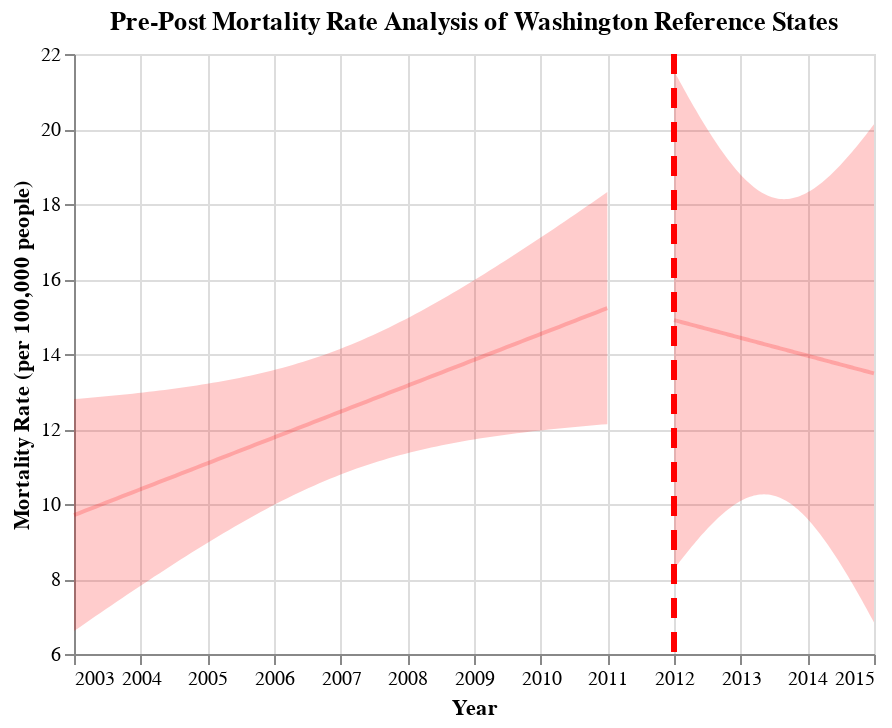

Notebook cell for this chart:
### Code cell
## Generate Pre-Post Graphs for WA reference states
fit, reg_chart_pre_WA_ref = get_reg_fit_WA_ref(
    death_data_WA_ref_subset_grouped_pre, 
    yvar="average_deaths_state", 
    xvar="YEAR", 
    alpha=0.05
)

fit, reg_chart_post_WA_ref = get_reg_fit_WA_ref(
    death_data_WA_ref_subset_grouped_post, 
    yvar="average_deaths_state", 
    xvar="YEAR", 
    alpha=0.05
)

## Create line post-policy implementation
line_2012 = alt.Chart(pd.DataFrame({'x': [2012]})).mark_rule(strokeDash=[10, 7], color = "red", strokeWidth=3).encode(x='x')

## Generate final pre-post graph for WA reference states
pre_post_WA_ref = reg_chart_pre_WA_ref + reg_chart_post_WA_ref + line_2012
pre_post_WA_ref.properties(title="Pre-Post Mortality Rate Analysis of Washington Reference States")

### Figure 1 — Vega-Lite specification as saved in the notebook (floating-point values rounded to 4 significant figures)
{"config": {"view": {"continuousWidth": 400, "continuousHeight": 300}}, "layer": [{"mark": {"type": "errorband", "color": "red", "opacity": 0.2}, "encoding": {"x": {"field": "YEAR", "type": "quantitative"}, "y": {"field": "ci_low", "title": "", "type": "quantitative"}, "y2": {"field": "ci_high"}}}, {"mark": {"type": "line", "color": "red", "opacity": 0.2}, "encoding": {"x": {"axis": {"format": "T", "title": "Year"}, "field": "YEAR", "scale": {"zero": false}, "type": "quantitative"}, "y": {"field": "average_deaths_state", "scale": {"zero": false}, "title": "Mortality Rate (per 100,000 people)", "type": "quantitative"}}}, {"layer": [{"mark": {"type": "errorband", "color": "red", "opacity": 0.2}, "encoding": {"x": {"field": "YEAR", "type": "quantitative"}, "y": {"field": "ci_low", "title": "", "type": "quantitative"}, "y2": {"field": "ci_high"}}}, {"mark": {"type": "line", "color": "red", "opacity": 0.2}, "encoding": {"x": {"axis": {"format": "T", "title": "Year"}, "field": "YEAR", "scale": {"zero": false}, "type": "quantitative"}, "y": {"field": "average_deaths_state", "scale": {"zero": false}, "title": "Mortality Rate (per 100,000 people)", "type": "quantitative"}}}], "data": {"name": "data-d486b7ba3d4eeed75ebfbe956756f235"}}, {"data": {"name": "data-093671e60d609957934f7032375c92d9"}, "mark": {"type": "rule", "color": "red", "strokeDash": [10, 7], "strokeWidth": 3}, "encoding": {"x": {"field": "x", "type": "quantitative"}}}], "data": {"name": "data-a0222f9f8ff751d6b09c4097f8f253e2"}, "title": "Pre-Post Mortality Rate Analysis of Washington Reference States", "$schema": "https://vega.github.io/schema/vega-lite/v4.17.0.json", "datasets": {"data-a0222f9f8ff751d6b09c4097f8f253e2": [{"YEAR": 2003.0, "average_deaths_state": 9.704, "ci_low": 6.61, "ci_high": 12.8}, {"YEAR": 2003.0, "average_deaths_state": 9.759, "ci_low": 6.709, "ci_high": 12.81}, {"YEAR": 2003.0, "average_deaths_state": 9.815, "ci_low": 6.807, "ci_high": 12.82}, {"YEAR": 2003.0, "average_deaths_state": 9.87, "ci_low": 6.906, "ci_high": 12.83}, {"YEAR": 2003.0, "average_deaths_state": 9.925, "ci_low": 7.003, "ci_high": 12.85}, {"YEAR": 2003.0, "average_deaths_state": 9.98, "ci_low": 7.101, "ci_high": 12.86}, {"YEAR": 2003.0, "average_deaths_state": 10.04, "ci_low": 7.198, "ci_high": 12.87}, {"YEAR": 2004.0, "average_deaths_state": 10.09, "ci_low": 7.295, "ci_high": 12.89}, {"YEAR": 2004.0, "average_deaths_state": 10.15, "ci_low": 7.392, "ci_high": 12.9}, {"YEAR": 2004.0, "average_deaths_state": 10.2, "ci_low": 7.488, "ci_high": 12.91}, {"YEAR": 2004.0, "average_deaths_state": 10.26, "ci_low": 7.584, "ci_high": 12.93}, {"YEAR": 2004.0, "average_deaths_state": 10.31, "ci_low": 7.679, "ci_high": 12.94}, {"YEAR": 2004.0, "average_deaths_state": 10.37, "ci_low": 7.774, "ci_high": 12.96}, {"YEAR": 2004.0, "average_deaths_state": 10.42, "ci_low": 7.869, "ci_high": 12.97}, {"YEAR": 2004.0, "average_deaths_state": 10.48, "ci_low": 7.963, "ci_high": 12.99}, {"YEAR": 2004.0, "average_deaths_state": 10.53, "ci_low": 8.057, "ci_high": 13.01}, {"YEAR": 2004.0, "average_deaths_state": 10.59, "ci_low": 8.15, "ci_high": 13.02}, {"YEAR": 2004.0, "average_deaths_state": 10.64, "ci_low": 8.243, "ci_high": 13.04}, {"YEAR": 2004.0, "average_deaths_state": 10.7, "ci_low": 8.335, "ci_high": 13.06}, {"YEAR": 2005.0, "average_deaths_state": 10.75, "ci_low": 8.426, "ci_high": 13.08}, {"YEAR": 2005.0, "average_deaths_state": 10.81, "ci_low": 8.517, "ci_high": 13.1}, {"YEAR": 2005.0, "average_deaths_state": 10.86, "ci_low": 8.607, "ci_high": 13.12}, {"YEAR": 2005.0, "average_deaths_state": 10.92, "ci_low": 8.697, "ci_high": 13.14}, {"YEAR": 2005.0, "average_deaths_state": 10.97, "ci_low": 8.786, "ci_high": 13.16}, {"YEAR": 2005.0, "average_deaths_state": 11.03, "ci_low": 8.874, "ci_high": 13.18}, {"YEAR": 2005.0, "average_deaths_state": 11.08, "ci_low": 8.961, "ci_high": 13.21}, {"YEAR": 2005.0, "average_deaths_state": 11.14, "ci_low": 9.048, "ci_high": 13.23}, {"YEAR": 2005.0, "average_deaths_state": 11.19, "ci_low": 9.134, "ci_high": 13.25}, {"YEAR": 2005.0, "average_deaths_state": 11.25, "ci_low": 9.219, "ci_high": 13.28}, {"YEAR": 2005.0, "average_deaths_state": 11.3, "ci_low": 9.303, "ci_high": 13.31}, {"YEAR": 2005.0, "average_deaths_state": 11.36, "ci_low": 9.386, "ci_high": 13.33}, {"YEAR": 2005.0, "average_deaths_state": 11.42, "ci_low": 9.468, "ci_high": 13.36}, {"YEAR": 2006.0, "average_deaths_state": 11.47, "ci_low": 9.549, "ci_high": 13.39}, {"YEAR": 2006.0, "average_deaths_state": 11.53, "ci_low": 9.629, "ci_high": 13.42}, {"YEAR": 2006.0, "average_deaths_state": 11.58, "ci_low": 9.708, "ci_high": 13.45}, {"YEAR": 2006.0, "average_deaths_state": 11.64, "ci_low": 9.785, "ci_high": 13.49}, {"YEAR": 2006.0, "average_deaths_state": 11.69, "ci_low": 9.862, "ci_high": 13.52}, {"YEAR": 2006.0, "average_deaths_state": 11.75, "ci_low": 9.937, "ci_high": 13.56}, {"YEAR": 2006.0, "average_deaths_state": 11.8, "ci_low": 10.01, "ci_high": 13.59}, {"YEAR": 2006.0, "average_deaths_state": 11.86, "ci_low": 10.08, "ci_high": 13.63}, {"YEAR": 2006.0, "average_deaths_state": 11.91, "ci_low": 10.16, "ci_high": 13.67}, {"YEAR": 2006.0, "average_deaths_state": 11.97, "ci_low": 10.22, "ci_high": 13.71}, {"YEAR": 2006.0, "average_deaths_state": 12.02, "ci_low": 10.29, "ci_high": 13.75}, {"YEAR": 2006.0, "average_deaths_state": 12.08, "ci_low": 10.36, "ci_high": 13.79}, {"YEAR": 2007.0, "average_deaths_state": 12.13, "ci_low": 10.43, "ci_high": 13.84}, {"YEAR": 2007.0, "average_deaths_state": 12.19, "ci_low": 10.49, "ci_high": 13.89}, {"YEAR": 2007.0, "average_deaths_state": 12.24, "ci_low": 10.55, "ci_high": 13.93}, {"YEAR": 2007.0, "average_deaths_state": 12.3, "ci_low": 10.61, "ci_high": 13.98}, {"YEAR": 2007.0, "average_deaths_state": 12.35, "ci_low": 10.67, "ci_high": 14.03}, {"YEAR": 2007.0, "average_deaths_state": 12.41, "ci_low": 10.73, "ci_high": 14.09}, {"YEAR": 2007.0, "average_deaths_state": 12.46, "ci_low": 10.79, "ci_high": 14.14}, {"YEAR": 2007.0, "average_deaths_state": 12.52, "ci_low": 10.84, "ci_high": 14.2}, {"YEAR": 2007.0, "average_deaths_state": 12.57, "ci_low": 10.89, "ci_high": 14.26}, {"YEAR": 2007.0, "average_deaths_state": 12.63, "ci_low": 10.94, "ci_high": 14.31}, {"YEAR": 2007.0, "average_deaths_state": 12.68, "ci_low": 10.99, "ci_high": 14.38}, {"YEAR": 2007.0, "average_deaths_state": 12.74, "ci_low": 11.04, "ci_high": 14.44}, {"YEAR": 2007.0, "average_deaths_state": 12.79, "ci_low": 11.09, "ci_high": 14.5}, {"YEAR": 2008.0, "average_deaths_state": 12.85, "ci_low": 11.13, "ci_high": 14.57}, {"YEAR": 2008.0, "average_deaths_state": 12.91, "ci_low": 11.18, "ci_high": 14.63}, {"YEAR": 2008.0, "average_deaths_state": 12.96, "ci_low": 11.22, "ci_high": 14.7}, {"YEAR": 2008.0, "average_deaths_state": 13.02, "ci_low": 11.26, "ci_high": 14.77}, {"YEAR": 2008.0, "average_deaths_state": 13.07, "ci_low": 11.3, "ci_high": 14.84}, {"YEAR": 2008.0, "average_deaths_state": 13.13, "ci_low": 11.34, "ci_high": 14.92}, {"YEAR": 2008.0, "average_deaths_state": 13.18, "ci_low": 11.37, "ci_high": 14.99}, {"YEAR": 2008.0, "average_deaths_state": 13.24, "ci_low": 11.41, "ci_high": 15.07}, {"YEAR": 2008.0, "average_deaths_state": 13.29, "ci_low": 11.44, "ci_high": 15.14}, {"YEAR": 2008.0, "average_deaths_state": 13.35, "ci_low": 11.47, "ci_high": 15.22}, {"YEAR": 2008.0, "average_deaths_state": 13.4, "ci_low": 11.51, "ci_high": 15.3}, {"YEAR": 2008.0, "average_deaths_state": 13.46, "ci_low": 11.54, "ci_high": 15.38}, {"YEAR": 2009.0, "average_deaths_state": 13.51, "ci_low": 11.57, "ci_high": 15.46}, {"YEAR": 2009.0, "average_deaths_state": 13.57, "ci_low": 11.59, "ci_high": 15.54}, {"YEAR": 2009.0, "average_deaths_state": 13.62, "ci_low": 11.62, "ci_high": 15.62}, {"YEAR": 2009.0, "average_deaths_state": 13.68, "ci_low": 11.65, "ci_high": 15.71}, {"YEAR": 2009.0, "average_deaths_state": 13.73, "ci_low": 11.67, "ci_high": 15.79}, {"YEAR": 2009.0, "average_deaths_state": 13.79, "ci_low": 11.7, "ci_high": 15.88}, {"YEAR": 2009.0, "average_deaths_state": 13.84, "ci_low": 11.72, "ci_high": 15.97}, {"YEAR": 2009.0, "average_deaths_state": 13.9, "ci_low": 11.74, "ci_high": 16.05}, {"YEAR": 2009.0, "average_deaths_state": 13.95, "ci_low": 11.77, "ci_high": 16.14}, {"YEAR": 2009.0, "average_deaths_state": 14.01, "ci_low": 11.79, "ci_high": 16.23}, {"YEAR": 2009.0, "average_deaths_state": 14.06, "ci_low": 11.81, "ci_high": 16.32}, {"YEAR": 2009.0, "average_deaths_state": 14.12, "ci_low": 11.83, "ci_high": 16.41}, {"YEAR": 2009.0, "average_deaths_state": 14.17, "ci_low": 11.85, "ci_high": 16.5}, {"YEAR": 2010.0, "average_deaths_state": 14.23, "ci_low": 11.87, "ci_high": 16.59}, {"YEAR": 2010.0, "average_deaths_state": 14.28, "ci_low": 11.89, "ci_high": 16.68}, {"YEAR": 2010.0, "average_deaths_state": 14.34, "ci_low": 11.9, "ci_high": 16.78}, {"YEAR": 2010.0, "average_deaths_state": 14.4, "ci_low": 11.92, "ci_high": 16.87}, {"YEAR": 2010.0, "average_deaths_state": 14.45, "ci_low": 11.94, "ci_high": 16.96}, {"YEAR": 2010.0, "average_deaths_state": 14.51, "ci_low": 11.95, "ci_high": 17.06}, {"YEAR": 2010.0, "average_deaths_state": 14.56, "ci_low": 11.97, "ci_high": 17.15}, {"YEAR": 2010.0, "average_deaths_state": 14.62, "ci_low": 11.98, "ci_high": 17.25}, {"YEAR": 2010.0, "average_deaths_state": 14.67, "ci_low": 12.0, "ci_high": 17.34}, {"YEAR": 2010.0, "average_deaths_state": 14.73, "ci_low": 12.01, "ci_high": 17.44}, {"YEAR": 2010.0, "average_deaths_state": 14.78, "ci_low": 12.03, "ci_high": 17.54}, {"YEAR": 2010.0, "average_deaths_state": 14.84, "ci_low": 12.04, "ci_high": 17.63}, {"YEAR": 2011.0, "average_deaths_state": 14.89, "ci_low": 12.05, "ci_high": 17.73}, {"YEAR": 2011.0, "average_deaths_state": 14.95, "ci_low": 12.07, "ci_high": 17.83}, {"YEAR": 2011.0, "average_deaths_state": 15.0, "ci_low": 12.08, "ci_high": 17.92}, {"YEAR": 2011.0, "average_deaths_state": 15.06, "ci_low": 12.09, "ci_high": 18.02}, {"YEAR": 2011.0, "average_deaths_state": 15.11, "ci_low": 12.11, "ci_high": 18.12}, {"YEAR": 2011.0, "average_deaths_state": 15.17, "ci_low": 12.12, "ci_high": 18.22}, {"YEAR": 2011.0, "average_deaths_state": 15.22, "ci_low": 12.13, "ci_high": 18.32}], "data-d486b7ba3d4eeed75ebfbe956756f235": [{"YEAR": 2012.0, "average_deaths_state": 14.9, "ci_low": 8.259, "ci_high": 21.55}, {"YEAR": 2012.0, "average_deaths_state": 14.89, "ci_low": 8.33, "ci_high": 21.45}, {"YEAR": 2012.0, "average_deaths_state": 14.88, "ci_low": 8.4, "ci_high": 21.35}, {"YEAR": 2012.0, "average_deaths_state": 14.86, "ci_low": 8.47, "ci_high": 21.25}, {"YEAR": 2012.0, "average_deaths_state": 14.85, "ci_low": 8.539, "ci_high": 21.16}, {"YEAR": 2012.0, "average_deaths_state": 14.83, "ci_low": 8.607, "ci_high": 21.06}, {"YEAR": 2012.0, "average_deaths_state": 14.82, "ci_low": 8.675, "ci_high": 20.96}, {"YEAR": 2012.0, "average_deaths_state": 14.81, "ci_low": 8.741, "ci_high": 20.87}, {"YEAR": 2012.0, "average_deaths_state": 14.79, "ci_low": 8.807, "ci_high": 20.77}, {"YEAR": 2012.0, "average_deaths_state": 14.78, "ci_low": 8.872, "ci_high": 20.68}, {"YEAR": 2012.0, "average_deaths_state": 14.76, "ci_low": 8.937, "ci_high": 20.59}, {"YEAR": 2012.0, "average_deaths_state": 14.75, "ci_low": 9.0, "ci_high": 20.5}, {"YEAR": 2012.0, "average_deaths_state": 14.73, "ci_low": 9.062, "ci_high": 20.41}, {"YEAR": 2012.0, "average_deaths_state": 14.72, "ci_low": 9.124, "ci_high": 20.32}, {"YEAR": 2012.0, "average_deaths_state": 14.71, "ci_low": 9.184, "ci_high": 20.23}, {"YEAR": 2012.0, "average_deaths_state": 14.69, "ci_low": 9.243, "ci_high": 20.14}, {"YEAR": 2012.0, "average_deaths_state": 14.68, "ci_low": 9.301, "ci_high": 20.05}, {"YEAR": 2013.0, "average_deaths_state": 14.66, "ci_low": 9.358, "ci_high": 19.97}, {"YEAR": 2013.0, "average_deaths_state": 14.65, "ci_low": 9.414, "ci_high": 19.88}, {"YEAR": 2013.0, "average_deaths_state": 14.63, "ci_low": 9.469, "ci_high": 19.8}, {"YEAR": 2013.0, "average_deaths_state": 14.62, "ci_low": 9.522, "ci_high": 19.72}, {"YEAR": 2013.0, "average_deaths_state": 14.61, "ci_low": 9.574, "ci_high": 19.64}, {"YEAR": 2013.0, "average_deaths_state": 14.59, "ci_low": 9.624, "ci_high": 19.56}, {"YEAR": 2013.0, "average_deaths_state": 14.58, "ci_low": 9.674, "ci_high": 19.48}, {"YEAR": 2013.0, "average_deaths_state": 14.56, "ci_low": 9.721, "ci_high": 19.41}, {"YEAR": 2013.0, "average_deaths_state": 14.55, "ci_low": 9.767, "ci_high": 19.33}, {"YEAR": 2013.0, "average_deaths_state": 14.54, "ci_low": 9.811, "ci_high": 19.26}, {"YEAR": 2013.0, "average_deaths_state": 14.52, "ci_low": 9.854, "ci_high": 19.19}, {"YEAR": 2013.0, "average_deaths_state": 14.51, "ci_low": 9.895, "ci_high": 19.12}, {"YEAR": 2013.0, "average_deaths_state": 14.49, "ci_low": 9.934, "ci_high": 19.05}, {"YEAR": 2013.0, "average_deaths_state": 14.48, "ci_low": 9.971, "ci_high": 18.99}, {"YEAR": 2013.0, "average_deaths_state": 14.46, "ci_low": 10.01, "ci_high": 18.92}, {"YEAR": 2013.0, "average_deaths_state": 14.45, "ci_low": 10.04, "ci_high": 18.86}, {"YEAR": 2013.0, "average_deaths_state": 14.44, "ci_low": 10.07, "ci_high": 18.8}, {"YEAR": 2013.0, "average_deaths_state": 14.42, "ci_low": 10.1, "ci_high": 18.74}, {"YEAR": 2013.0, "average_deaths_state": 14.41, "ci_low": 10.13, "ci_high": 18.69}, {"YEAR": 2013.0, "average_deaths_state": 14.39, "ci_low": 10.15, "ci_high": 18.64}, {"YEAR": 2013.0, "average_deaths_state": 14.38, "ci_low": 10.17, "ci_high": 18.58}, {"YEAR": 2013.0, "average_deaths_state": 14.36, "ci_low": 10.19, "ci_high": 18.54}, {"YEAR": 2013.0, "average_deaths_state": 14.35, "ci_low": 10.21, "ci_high": 18.49}, {"YEAR": 2013.0, "average_deaths_state": 14.34, "ci_low": 10.22, "ci_high": 18.45}, {"YEAR": 2013.0, "average_deaths_state": 14.32, "ci_low": 10.24, "ci_high": 18.41}, {"YEAR": 2013.0, "average_deaths_state": 14.31, "ci_low": 10.25, "ci_high": 18.37}, {"YEAR": 2013.0, "average_deaths_state": 14.29, "ci_low": 10.25, "ci_high": 18.33}, {"YEAR": 2013.0, "average_deaths_state": 14.28, "ci_low": 10.26, "ci_high": 18.3}, {"YEAR": 2013.0, "average_deaths_state": 14.26, "ci_low": 10.26, "ci_high": 18.27}, {"YEAR": 2013.0, "average_deaths_state": 14.25, "ci_low": 10.26, "ci_high": 18.24}, {"YEAR": 2013.0, "average_deaths_state": 14.24, "ci_low": 10.25, "ci_high": 18.22}, {"YEAR": 2013.0, "average_deaths_state": 14.22, "ci_low": 10.25, "ci_high": 18.2}, {"YEAR": 2013.0, "average_deaths_state": 14.21, "ci_low": 10.24, "ci_high": 18.18}, {"YEAR": 2013.0, "average_deaths_state": 14.19, "ci_low": 10.22, "ci_high": 18.17}, {"YEAR": 2014.0, "average_deaths_state": 14.18, "ci_low": 10.21, "ci_high": 18.15}, {"YEAR": 2014.0, "average_deaths_state": 14.17, "ci_low": 10.19, "ci_high": 18.14}, {"YEAR": 2014.0, "average_deaths_state": 14.15, "ci_low": 10.17, "ci_high": 18.14}, {"YEAR": 2014.0, "average_deaths_state": 14.14, "ci_low": 10.14, "ci_high": 18.13}, {"YEAR": 2014.0, "average_deaths_state": 14.12, "ci_low": 10.12, "ci_high": 18.13}, {"YEAR": 2014.0, "average_deaths_state": 14.11, "ci_low": 10.09, "ci_high": 18.13}, {"YEAR": 2014.0, "average_deaths_state": 14.09, "ci_low": 10.05, "ci_high": 18.14}, {"YEAR": 2014.0, "average_deaths_state": 14.08, "ci_low": 10.02, "ci_high": 18.14}, {"YEAR": 2014.0, "average_deaths_state": 14.07, "ci_low": 9.98, "ci_high": 18.15}, {"YEAR": 2014.0, "average_deaths_state": 14.05, "ci_low": 9.94, "ci_high": 18.16}, {"YEAR": 2014.0, "average_deaths_state": 14.04, "ci_low": 9.897, "ci_high": 18.18}, {"YEAR": 2014.0, "average_deaths_state": 14.02, "ci_low": 9.851, "ci_high": 18.2}, {"YEAR": 2014.0, "average_deaths_state": 14.01, "ci_low": 9.803, "ci_high": 18.22}, {"YEAR": 2014.0, "average_deaths_state": 13.99, "ci_low": 9.752, "ci_high": 18.24}, {"YEAR": 2014.0, "average_deaths_state": 13.98, "ci_low": 9.699, "ci_high": 18.26}, {"YEAR": 2014.0, "average_deaths_state": 13.97, "ci_low": 9.644, "ci_high": 18.29}, {"YEAR": 2014.0, "average_deaths_state": 13.95, "ci_low": 9.587, "ci_high": 18.32}, {"YEAR": 2014.0, "average_deaths_state": 13.94, "ci_low": 9.527, "ci_high": 18.35}, {"YEAR": 2014.0, "average_deaths_state": 13.92, "ci_low": 9.466, "ci_high": 18.38}, {"YEAR": 2014.0, "average_deaths_state": 13.91, "ci_low": 9.402, "ci_high": 18.42}, {"YEAR": 2014.0, "average_deaths_state": 13.9, "ci_low": 9.337, "ci_high": 18.45}, {"YEAR": 2014.0, "average_deaths_state": 13.88, "ci_low": 9.269, "ci_high": 18.49}, {"YEAR": 2014.0, "average_deaths_state": 13.87, "ci_low": 9.2, "ci_high": 18.53}, {"YEAR": 2014.0, "average_deaths_state": 13.85, "ci_low": 9.129, "ci_high": 18.58}, {"YEAR": 2014.0, "average_deaths_state": 13.84, "ci_low": 9.056, "ci_high": 18.62}, {"YEAR": 2014.0, "average_deaths_state": 13.82, "ci_low": 8.982, "ci_high": 18.67}, {"YEAR": 2014.0, "average_deaths_state": 13.81, "ci_low": 8.906, "ci_high": 18.71}, {"YEAR": 2014.0, "average_deaths_state": 13.8, "ci_low": 8.828, "ci_high": 18.76}, {"YEAR": 2014.0, "average_deaths_state": 13.78, "ci_low": 8.749, "ci_high": 18.81}, {"YEAR": 2014.0, "average_deaths_state": 13.77, "ci_low": 8.669, "ci_high": 18.87}, {"YEAR": 2014.0, "average_deaths_state": 13.75, "ci_low": 8.587, "ci_high": 18.92}, {"YEAR": 2014.0, "average_deaths_state": 13.74, "ci_low": 8.504, "ci_high": 18.97}, {"YEAR": 2014.0, "average_deaths_state": 13.72, "ci_low": 8.42, "ci_high": 19.03}, {"YEAR": 2015.0, "average_deaths_state": 13.71, "ci_low": 8.335, "ci_high": 19.09}, {"YEAR": 2015.0, "average_deaths_state": 13.7, "ci_low": 8.248, "ci_high": 19.14}, {"YEAR": 2015.0, "average_deaths_state": 13.68, "ci_low": 8.16, "ci_high": 19.2}, {"YEAR": 2015.0, "average_deaths_state": 13.67, "ci_low": 8.071, "ci_high": 19.26}, {"YEAR": 2015.0, "average_deaths_state": 13.65, "ci_low": 7.982, "ci_high": 19.33}, {"YEAR": 2015.0, "average_deaths_state": 13.64, "ci_low": 7.891, "ci_high": 19.39}, {"YEAR": 2015.0, "average_deaths_state": 13.63, "ci_low": 7.799, "ci_high": 19.45}, {"YEAR": 2015.0, "average_deaths_state": 13.61, "ci_low": 7.706, "ci_high": 19.52}, {"YEAR": 2015.0, "average_deaths_state": 13.6, "ci_low": 7.613, "ci_high": 19.58}, {"YEAR": 2015.0, "average_deaths_state": 13.58, "ci_low": 7.519, "ci_high": 19.65}, {"YEAR": 2015.0, "average_deaths_state": 13.57, "ci_low": 7.423, "ci_high": 19.71}, {"YEAR": 2015.0, "average_deaths_state": 13.55, "ci_low": 7.328, "ci_high": 19.78}, {"YEAR": 2015.0, "average_deaths_state": 13.54, "ci_low": 7.231, "ci_high": 19.85}, {"YEAR": 2015.0, "average_deaths_state": 13.53, "ci_low": 7.134, "ci_high": 19.92}, {"YEAR": 2015.0, "average_deaths_state": 13.51, "ci_low": 7.035, "ci_high": 19.99}, {"YEAR": 2015.0, "average_deaths_state": 13.5, "ci_low": 6.937, "ci_high": 20.06}, {"YEAR": 2015.0, "average_deaths_state": 13.48, "ci_low": 6.837, "ci_high": 20.13}], "data-093671e60d609957934f7032375c92d9": [{"x": 2012}]}}
